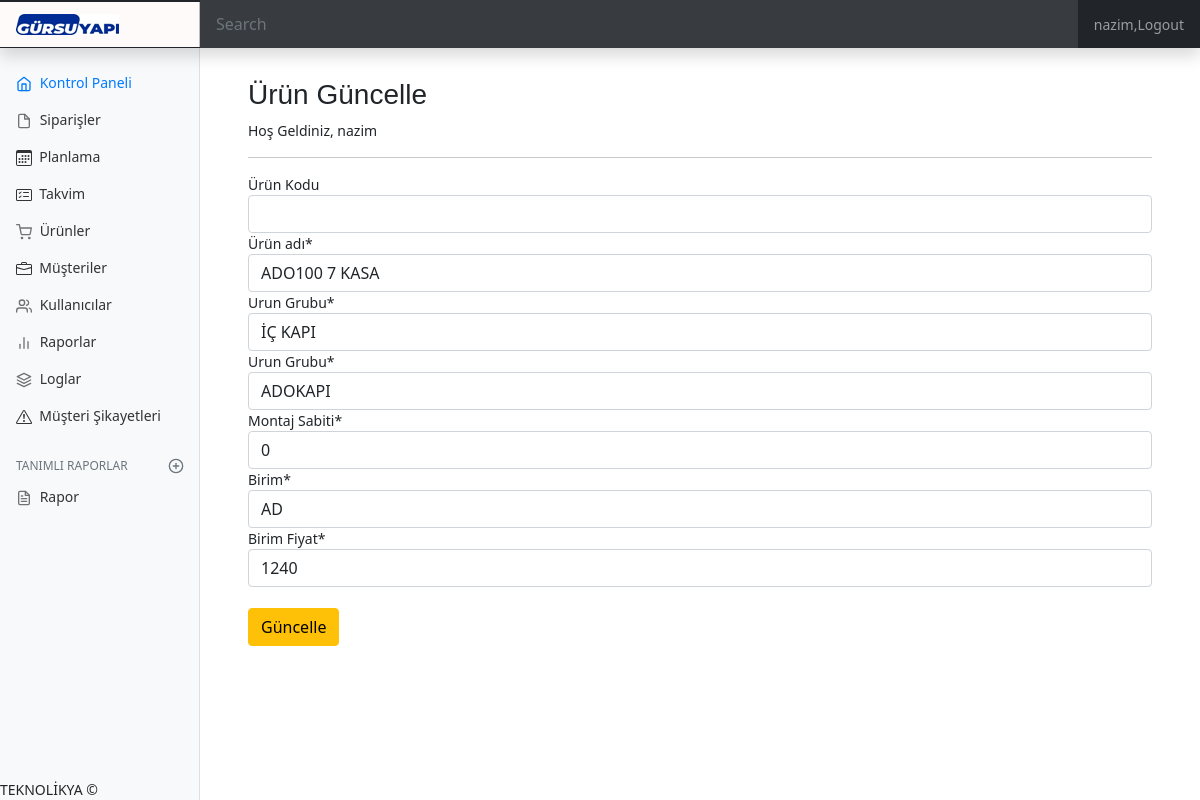
/order/productUpdate/1 (signed in), run on the app's committed database.
### order/models.py (models this page shows)
class Product(models.Model):
    unit_type = (
            ("AD","AD"),
            ("TN","TN"),
            ("M2","M2"),
            ("PK","PK"),
            ("TK","TK"),
            ("MT","MT"),
            ("BY","BY"),
            ("M3","M3"),
            ("KG","KG"),
       )
    urun_kodu = models.CharField(max_length=100,verbose_name="Ürün Kodu",blank=True, null=True)
    product_name = models.CharField(max_length=200,verbose_name="Ürün adı")
    marka = models.ForeignKey(Marka,on_delete=models.CASCADE,verbose_name="Urun Grubu",default=1)
    unit = models.CharField(max_length=10,choices=unit_type,verbose_name="Birim",default="AD")
    urun_grubu = models.ForeignKey(UrunGrubu,on_delete=models.CASCADE,verbose_name="Urun Grubu",default=1)
    montaj_sabiti = models.IntegerField(verbose_name="Montaj Sabiti",default=0)
    birim_fiyat = models.IntegerField(verbose_name="Birim Fiyat" ,default=0)
    product_category = models.ForeignKey(ProductCategory,on_delete=models.CASCADE,verbose_name="Kategori",default=1)
    created_date = models.DateTimeField(auto_now=True)
    active = models.BooleanField(default=True)

### order/views.py (the view)
# urls.py: path('productUpdate/<int:id>',views.productUpdate,name='productUpdate'),
@login_required(login_url='/user/login/')
@permission_required('user.urun_yonetim',login_url='/user/yetkiYok/')
def productUpdate(request,id):
    product = get_object_or_404(Product,id=id)
    form = ProductForm(request.POST or None, request.FILES or None,instance=product)
    if form.is_valid() :
        product = form.save(commit= False)
        product.save()
        messages.success(request,"Ürün güncellendi")
        Logla(request.user,"Ürün güncellendi","productUpdate",id,10)
        return redirect("/order/productList")
    return  render(request,'productUpdate.html',{'form':form})

### order/forms.py
class ProductForm(forms.ModelForm):
    class Meta:
        model = Product
        fields = ['urun_kodu','product_name','urun_grubu','marka','montaj_sabiti','unit','birim_fiyat']

### order/models.py (called while the page is built)
    def __str__(self):
        return self.title

    def __str__(self):
        return self.title

### templates/productUpdate.html (shortened to what this page needs)
{% extends "layout.html" %}
{% block body %}
{% load crispy_forms_tags %}
<div class="row">
    <div >
    <h3>
            Ürün Güncelle
    </h3>
    Hoş Geldiniz, {{ request.user.username}}
    <hr>
    <form method="post" enctype="multipart/form-data">
        {{form|crispy }}
        <br>
        <button type="submit" class="btn btn-warning">Güncelle
        </button>
    </form>
</div>
{% endblock body %}

### templates/layout.html (shortened to what this page needs)
{% load static %}
<html lang="en">
<head>
    <link href="https://cdn.jsdelivr.net/npm/bootstrap@5.0.0-beta2/dist/css/bootstrap.min.css" rel="stylesheet">
    <link rel="stylesheet" type="text/css" href="https://cdnjs.cloudflare.com/ajax/libs/bootstrap-datetimepicker/4.17.43/css/bootstrap-datetimepicker.min.css">
    <link rel="stylesheet" type="text/css" href="https://cdnjs.cloudflare.com/ajax/libs/bootstrap-datetimepicker/4.17.43/css/bootstrap-datetimepicker-standalone.css">
    <link rel="stylesheet" type="text/css" href="{% static 'main.css' %}" >
    <link rel="stylesheet" type="text/css" href="{% static 'bootstrap-multiselect.css' %}">
    <link rel="stylesheet" type="text/css" href="{% static 'multi.min.css' %}">
    <link href="{% static 'dashboard.css' %}" rel="stylesheet">
  </head>
  <body>
<header class="navbar navbar-dark sticky-top bg-dark flex-md-nowrap p-0 shadow">
  <a class="navbar-brand col-md-3 col-lg-2 me-0 px-3" href="#"><img src="/media/gursuYapi.png"></a>
  <input class="form-control form-control-dark w-100" type="text" placeholder="Search" aria-label="Search">
  <ul class="navbar-nav px-3">
    <li class="nav-item text-nowrap">
        {% if request.user.is_authenticated %}
            <li class="nav-item"><a class="nav-link" href="/user/logout/"> {{ request.user.username }},Logout</a></li>
        {%else%}
            <li class="nav-item"><a class="nav-link" href="/user/login">  Login </a></li>
        {% endif %}
    </li>
  </ul>
</header>
<div class="container-fluid">
  <div class="row">
    <nav id="sidebarMenu" class="col-md-3 col-lg-2 d-md-block bg-light sidebar collapse">
      <div class="position-sticky pt-3" id="accordion">
        <ul class="nav flex-column">
          <li class="nav-item">
              <a class="nav-link active" aria-current="page" href="/order/dashboard/ope/active">
                Kontrol Paneli
              </a>
            </li>
          {% if perms.user.siparis_listele %}
                <li class="nav-item">
                  <a class="nav-link" href="/order/orderList/active">
                    Siparişler
                  </a>
              </li>
          {%endif%}
          {% if perms.user.siparis_listele %}
                <li class="nav-item">
                  <a class="nav-link" href="/order/planlama/all">
                    &nbsp;Planlama
                  </a>
              </li>
          {%endif%}
          {% if perms.user.rezervasyon_listele %}
            <li class="nav-item">
              <a class="nav-link" href="/order/events">
                &nbsp;Takvim
              </a>
            </li>
          {%endif%}
          {% if perms.user.urun_listele %}
            <li class="nav-item">
              <a class="nav-link" href="/order/productList">
                Ürünler
              </a>
            </li>
          {%endif%}
          {% if perms.user.musteri_listele %}
            <li class="nav-item">
              <a class="nav-link" href="/order/customerList">
                &nbsp;Müşteriler
              </a>
            </li>
          {%endif%}
          {% if perms.user.kullanici_listeleme %}
            <li class="nav-item">
              <a class="nav-link" href="/user/userList">
                Kullanıcılar
              </a>
            </li>
          {%endif%}
          {% if perms.user.rapor_listele %}
            <li class="nav-item">
              <a class="nav-link" href="#">
                Raporlar
              </a>
            </li>
          {%endif%}
          {% if perms.user.log_listeleme %}
            <li class="nav-item">
              <a class="nav-link" href="/user/logView">
                Loglar
              </a>
            </li>
          {%endif%}
          {% if perms.user.musterisikayet_listeleme %}
            <li class="nav-item">
              <a class="nav-link" href="/order/problemList">
                &nbsp;Müşteri Şikayetleri
              </a>
            </li>
          {%endif%}
        </ul>
        {% if perms.user.rapor_listele %}
        <h6 class="sidebar-heading d-flex justify-content-between align-items-center px-3 mt-4 mb-1 text-muted">
          <span>Tanımlı Raporlar</span>
          <a class="link-secondary" href="#" aria-label="Add a new report">
          </a>
        </h6>
        <ul class="nav flex-column mb-2">
          <li class="nav-item">
            <a class="nav-link" href="/order/rapor">
              Rapor
            </a>
          </li>
        {%endif%}
        <div class="fixed-bottom">TEKNOLİKYA 	&#169;</div>
      </div>
    </nav>
    <main class="col-md-9 ms-sm-auto col-lg-10 px-md-4">
        <div style="margin-top: 30px;" class="container">
            {% block body%}
            {% endblock body%}
        </div>
    </main>
  </div>
</div>
</body>
</html>

### static/main.css (style rules this page uses)
:root { --fc-daygrid-event-dot-width: 8px; }
:root { --fc-list-event-dot-width: 10px; --fc-list-event-hover-bg-color: #f5f5f5; }

### static/dashboard.css (style rules this page uses)
select { width: 100px; text-overflow: ellipsis; }
body { font-size: .875rem; }
.feather { width: 16px; height: 16px; vertical-align: text-bottom; }
.sidebar { position: fixed; top: 0; bottom: 0; left: 0; z-index: 100; padding: 48px 0 0; box-shadow: inset -1px 0 0 rgba(0, 0, 0, .1); }
.sidebar .nav-link { font-weight: 500; color: #333; }
.sidebar .nav-link .feather { margin-right: 4px; color: #727272; }
.sidebar .nav-link.active { color: #007bff; }
.sidebar .nav-link:hover .feather, .sidebar .nav-link.active .feather { color: inherit; }
.sidebar-heading { font-size: .75rem; text-transform: uppercase; }
.navbar-brand { padding-top: .75rem; padding-bottom: .75rem; font-size: 1rem; background-color: rgb(255, 250, 250); box-shadow: inset -1px 0 0 rgba(0, 0, 0, .25); }
.navbar .form-control { padding: .75rem 1rem; border-width: 0; border-radius: 0; }
.form-control-dark { color: #fff; background-color: rgba(255, 255, 255, .1); border-color: rgba(255, 255, 255, .1); }
h1,h2,h3,h4 { font-family: Verdana, Geneva, Tahoma, sans-serif; font-style: inherit; }

### data on the page
Product: product_name "ADO100 7 KASA", urun_grubu "İÇ KAPI", marka "ADOKAPI", montaj_sabiti "0", unit "AD", birim_fiyat "1240"

### other printed values
{{ request.user.username }} "nazim"
